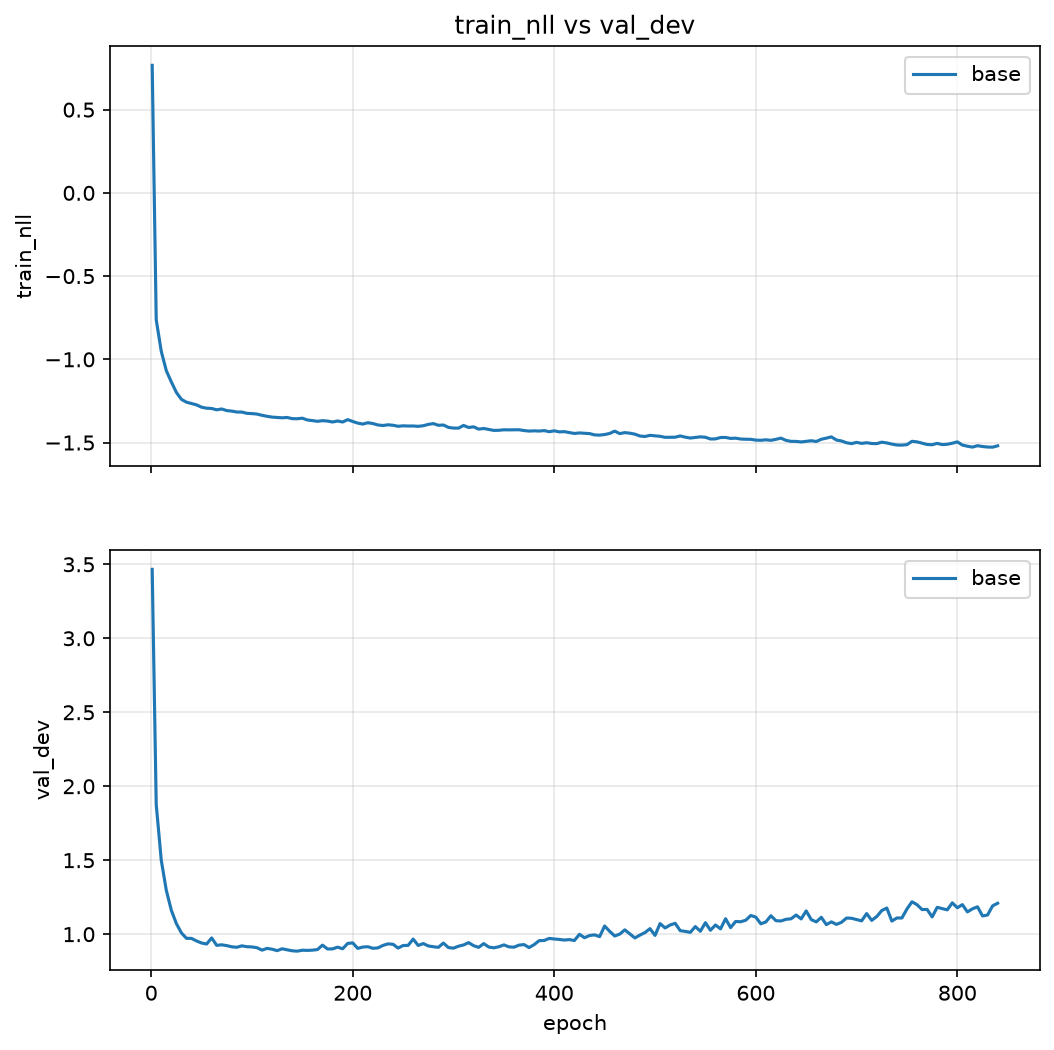

Source code (Python):
import re
import os
import matplotlib.pyplot as plt

# 可以直接填入檔案路徑，或者使用 tuple: ("檔案路徑", "自訂標籤")
# 若只有路徑，預設會使用檔案名稱作為標籤
log1=("model/v2_deep_ae/result/result-base.log",'base')
log2=""
log3= ""
log4=""
log5=""
log6=""
log7=""

# 將所有要比較的 log 變數放入列表中，並自動過濾掉空字串
LOG_FILES = [log for log in [log1, log2, log3, log4, log5, log6, log7] if log]

MIN_EPOCH = 0

def parse_metrics(log_path):
    """
    傳入值: log_path (str) - result.log 檔案路徑
    return值: (epochs, train_nlls, val_devs) - 三個等長 list，
              分別為 epoch 數、對應的 train_nll、val_dev 數值
    """
    epochs = []
    train_nlls = []
    val_devs = []
    pattern = re.compile(
        r"epoch\s+(\d+)\s*\|.*?train_nll\s+([-\d.]+).*?val_dev\s+([-\d.]+)"
    )
    with open(log_path, "r") as f:
        for line in f:
            m = pattern.search(line)
            if m:
                epochs.append(int(m.group(1)))
                train_nlls.append(float(m.group(2)))
                val_devs.append(float(m.group(3)))
    return epochs, train_nlls, val_devs


def main():
    if not LOG_FILES:
        print("沒有設定任何 log 檔案")
        return

    fig, (ax_train, ax_val) = plt.subplots(2, 1, figsize=(8, 8), sharex=True)

    for item in LOG_FILES:
        # 支援 ("路徑", "標籤") 或 "路徑" 兩種格式
        if isinstance(item, tuple) and len(item) == 2:
            log_path, name = item
        else:
            log_path = item
            name = os.path.basename(os.path.dirname(os.path.dirname(log_path))) + "/" + os.path.basename(log_path) # 用部分路徑當預設標籤，比較清楚
            # 或者單純用 log_path 也行，這裡改用原來的 log_path 保持一致
            name = log_path

        if not os.path.exists(log_path):
            print(f"找不到檔案，略過: {log_path}")
            continue

        epochs, train, val = parse_metrics(log_path)
        
        # 過濾掉小於 MIN_EPOCH 的數據
        filtered = [(e, t, v) for e, t, v in zip(epochs, train, val) if e >= MIN_EPOCH]
        if not filtered:
            continue
            
        epochs, train, val = zip(*filtered)

        ax_train.plot(epochs, train, label=name)
        ax_val.plot(epochs, val, label=name)

    ax_train.set_ylabel("train_nll")
    ax_train.set_title("train_nll vs val_dev")
    ax_train.legend()
    ax_train.grid(True, alpha=0.3)

    ax_val.set_xlabel("epoch")
    ax_val.set_ylabel("val_dev")
    ax_val.legend()
    ax_val.grid(True, alpha=0.3)

    out_path = os.path.join(os.path.dirname(__file__), "log_compare.png")
    fig.savefig(out_path, dpi=150, bbox_inches="tight")
    print(f"saved to {out_path}")


if __name__ == "__main__":
    main()
